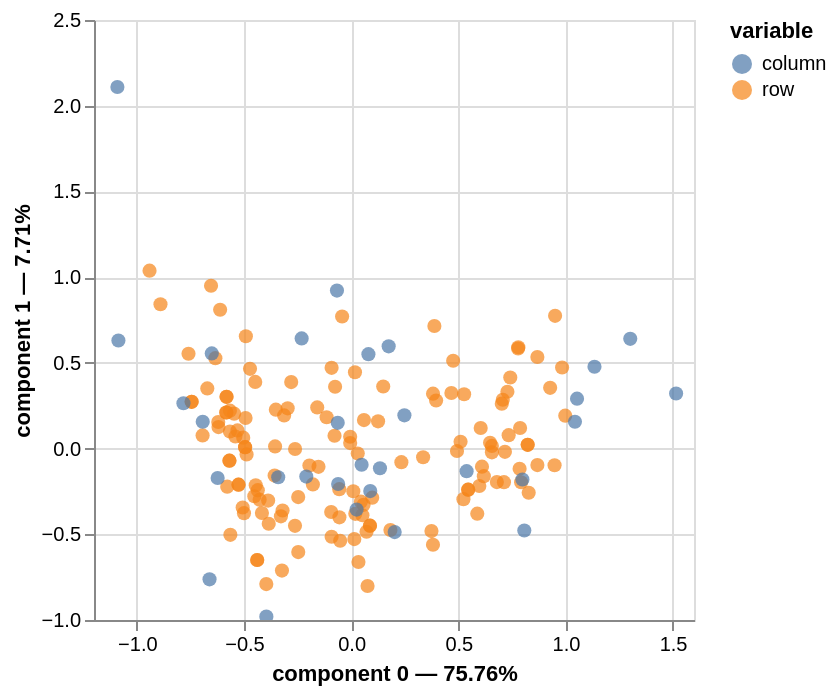

Source (notebook cell):
### Code cell
# Plot of MCA
mca.plot(
    X_train_raw[cols_mca],
    x_component=0,
    y_component=1,
    show_column_markers=True,
    show_row_markers=True,
    show_column_labels=False,
    show_row_labels=False,
)

### Figure 1 — Vega-Lite specification as saved in the notebook (floating-point values rounded to 4 significant figures; data arrays with more than 128 entries replaced by an {"elided": "..."} marker saying what was removed)
{"config": {"view": {"continuousWidth": 300, "continuousHeight": 300}}, "layer": [{"data": {"name": "data-24f64798099818bdd8df80e0466689b0"}, "mark": {"type": "circle", "size": 50}, "encoding": {"color": {"field": "variable", "type": "nominal"}, "tooltip": [{"field": "variable", "type": "nominal"}, {"field": "value", "type": "nominal"}, {"field": "component 0", "type": "quantitative"}, {"field": "component 1", "type": "quantitative"}], "x": {"axis": {"title": "component 0 — 75.76%"}, "field": "component 0", "scale": {"zero": false}, "type": "quantitative"}, "y": {"axis": {"title": "component 1 — 7.71%"}, "field": "component 1", "scale": {"zero": false}, "type": "quantitative"}}, "name": "view_07d71d2e1acf5233_0"}, {"data": {"name": "data-cd170c21f5c8a5d88b0e2f2820ba4dc7"}, "mark": {"type": "circle", "size": 50}, "encoding": {"color": {"field": "variable", "type": "nominal"}, "tooltip": [{"field": "variable", "type": "nominal"}, {"field": "value", "type": "nominal"}, {"field": "component 0", "type": "quantitative"}, {"field": "component 1", "type": "quantitative"}], "x": {"axis": {"title": "component 0 — 75.76%"}, "field": "component 0", "scale": {"zero": false}, "type": "quantitative"}, "y": {"axis": {"title": "component 1 — 7.71%"}, "field": "component 1", "scale": {"zero": false}, "type": "quantitative"}}}], "params": [{"name": "param_1e9efca18e7a2868", "select": {"type": "interval", "encodings": ["x", "y"]}, "bind": "scales", "views": ["view_07d71d2e1acf5233_0"]}], "$schema": "https://vega.github.io/schema/vega-lite/v6.4.1.json", "datasets": {"data-24f64798099818bdd8df80e0466689b0": {"elided": "140 records"}, "data-cd170c21f5c8a5d88b0e2f2820ba4dc7": [{"component 0": 0.2031, "component 1": -0.4871, "component 2": 0.02112, "component 3": -1.242, "component 4": -0.02306, "component 5": -0.3322, "component 6": -0.3725, "component 7": 0.5349, "component 8": -0.1762, "component 9": 0.4111, "component 10": -0.2297, "component 11": 0.2429, "variable": "column", "value": "43.A__0", "label": "43.A__0"}, {"component 0": -0.06264, "component 1": 0.1502, "component 2": -0.006515, "component 3": 0.3829, "component 4": 0.007111, "component 5": 0.1025, "component 6": 0.1149, "component 7": -0.165, "component 8": 0.05434, "component 9": -0.1268, "component 10": 0.07083, "component 11": -0.07492, "variable": "column", "value": "43.A__1", "label": "43.A__1"}, {"component 0": -0.06061, "component 1": -0.2064, "component 2": -0.1206, "component 3": 0.06121, "component 4": 0.2302, "component 5": -0.2399, "component 6": -0.05238, "component 7": -0.08318, "component 8": -0.137, "component 9": 0.2548, "component 10": 0.2084, "component 11": 0.05559, "variable": "column", "value": "43.B__0", "label": "43.B__0"}, {"component 0": 0.1751, "component 1": 0.5962, "component 2": 0.3485, "component 3": -0.1768, "component 4": -0.6651, "component 5": 0.6931, "component 6": 0.1513, "component 7": 0.2403, "component 8": 0.3957, "component 9": -0.7361, "component 10": -0.6019, "component 11": -0.1606, "variable": "column", "value": "43.B__1", "label": "43.B__1"}, {"component 0": 0.04884, "component 1": -0.09443, "component 2": -0.000513, "component 3": 0.01739, "component 4": -0.1042, "component 5": -0.05721, "component 6": -0.01107, "component 7": -0.05483, "component 8": -0.01668, "component 9": -0.04361, "component 10": 0.005216, "component 11": -0.08788, "variable": "column", "value": "43.C__0", "label": "43.C__0"}, {"component 0": -1.091, "component 1": 2.109, "component 2": 0.01146, "component 3": -0.3884, "component 4": 2.328, "component 5": 1.278, "component 6": 0.2472, "component 7": 1.224, "component 8": 0.3724, "component 9": 0.974, "component 10": -0.1165, "component 11": 1.963, "variable": "column", "value": "43.C__1", "label": "43.C__1"}, {"component 0": 0.1346, "component 1": -0.1148, "component 2": 0.1645, "component 3": -0.1546, "component 4": -0.1369, "component 5": 0.0155, "component 6": -0.1166, "component 7": 0.1399, "component 8": -0.09595, "component 9": -0.09802, "component 10": 0.05072, "component 11": 0.03851, "variable": "column", "value": "43.D__0", "label": "43.D__0"}, {"component 0": -0.6504, "component 1": 0.5549, "component 2": -0.7952, "component 3": 0.7472, "component 4": 0.6618, "component 5": -0.07492, "component 6": 0.5635, "component 7": -0.6764, "component 8": 0.4638, "component 9": 0.4738, "component 10": -0.2451, "component 11": -0.1861, "variable": "column", "value": "43.D__1", "label": "43.D__1"}, {"component 0": 1.054, "component 1": 0.2909, "component 2": -0.1139, "component 3": 0.1149, "component 4": 0.1145, "component 5": -0.2209, "component 6": -0.1499, "component 7": -0.1935, "component 8": -0.01989, "component 9": -0.05403, "component 10": -0.2622, "component 11": 0.1599, "variable": "column", "value": "43.E__0", "label": "43.E__0"}, {"component 0": -0.6229, "component 1": -0.1719, "component 2": 0.06733, "component 3": -0.06787, "component 4": -0.06766, "component 5": 0.1305, "component 6": 0.08857, "component 7": 0.1143, "component 8": 0.01175, "component 9": 0.03193, "component 10": 0.1549, "component 11": -0.09448, "variable": "column", "value": "43.E__1", "label": "43.E__1"}, {"component 0": -0.3403, "component 1": -0.1673, "component 2": -0.1333, "component 3": -0.02643, "component 4": 0.07556, "component 5": 0.0516, "component 6": -0.1062, "component 7": 0.09068, "component 8": 0.0674, "component 9": -0.04246, "component 10": 0.01132, "component 11": -0.06188, "variable": "column", "value": "43.F__0", "label": "43.F__0"}, {"component 0": 1.303, "component 1": 0.6403, "component 2": 0.5102, "component 3": 0.1011, "component 4": -0.2892, "component 5": -0.1975, "component 6": 0.4067, "component 7": -0.3471, "component 8": -0.258, "component 9": 0.1625, "component 10": -0.04334, "component 11": 0.2368, "variable": "column", "value": "43.F__1", "label": "43.F__1"}, {"component 0": 0.7992, "component 1": -0.1807, "component 2": -0.4181, "component 3": 0.01129, "component 4": -0.01142, "component 5": 0.08706, "component 6": 0.1721, "component 7": 0.1323, "component 8": 0.03121, "component 9": 0.006233, "component 10": 0.2269, "component 11": -0.1617, "variable": "column", "value": "43.G__0", "label": "43.G__0"}, {"component 0": -0.6927, "component 1": 0.1566, "component 2": 0.3624, "component 3": -0.009782, "component 4": 0.009894, "component 5": -0.07545, "component 6": -0.1491, "component 7": -0.1147, "component 8": -0.02705, "component 9": -0.005402, "component 10": -0.1967, "component 11": 0.1402, "variable": "column", "value": "43.G__1", "label": "43.G__1"}, {"component 0": 0.02557, "component 1": -0.3559, "component 2": -0.04488, "component 3": -0.1407, "component 4": 0.1285, "component 5": 0.02368, "component 6": -0.07229, "component 7": -0.3232, "component 8": 0.05081, "component 9": 0.003255, "component 10": -0.2703, "component 11": -0.03918, "variable": "column", "value": "43.H__0", "label": "43.H__0"}, {"component 0": -0.06621, "component 1": 0.9216, "component 2": 0.1162, "component 3": 0.3644, "component 4": -0.3329, "component 5": -0.06133, "component 6": 0.1872, "component 7": 0.8369, "component 8": -0.1316, "component 9": -0.00843, "component 10": 0.6999, "component 11": 0.1015, "variable": "column", "value": "43.H__1", "label": "43.H__1"}, {"component 0": 0.2485, "component 1": 0.1938, "component 2": 0.2386, "component 3": -0.2615, "component 4": 0.2055, "component 5": 0.318, "component 6": -0.3883, "component 7": -0.1074, "component 8": 0.6402, "component 9": 0.1757, "component 10": 0.2527, "component 11": -0.3081, "variable": "column", "value": "43.I__0", "label": "43.I__0"}, {"component 0": -0.2093, "component 1": -0.1632, "component 2": -0.201, "component 3": 0.2202, "component 4": -0.1731, "component 5": -0.2678, "component 6": 0.327, "component 7": 0.09047, "component 8": -0.5391, "component 9": -0.148, "component 10": -0.2128, "component 11": 0.2594, "variable": "column", "value": "43.I__1", "label": "43.I__1"}, {"component 0": 0.08918, "component 1": -0.2481, "component 2": 0.0002355, "component 3": -0.05069, "component 4": 0.2824, "component 5": 0.2226, "component 6": 0.2622, "component 7": 0.129, "component 8": 0.01035, "component 9": -0.129, "component 10": -0.1005, "component 11": 0.04472, "variable": "column", "value": "43.J__0", "label": "43.J__0"}, {"component 0": -0.231, "component 1": 0.6425, "component 2": -0.00061, "component 3": 0.1313, "component 4": -0.7312, "component 5": -0.5765, "component 6": -0.6791, "component 7": -0.334, "component 8": -0.02681, "component 9": 0.334, "component 10": 0.2602, "component 11": -0.1158, "variable": "column", "value": "43.J__1", "label": "43.J__1"}, {"component 0": -1.086, "component 1": 0.6303, "component 2": -0.635, "component 3": -0.4117, "component 4": -0.04325, "component 5": 0.0332, "component 6": 0.01144, "component 7": -0.2227, "component 8": -0.347, "component 9": -0.189, "component 10": -0.2168, "component 11": -0.1613, "variable": "column", "value": "44__1", "label": "44__1"}, {"component 0": -0.6608, "component 1": -0.7629, "component 2": 0.7188, "component 3": 0.3966, "component 4": -0.6118, "component 5": -0.2257, "component 6": 0.006633, "component 7": -0.3043, "component 8": 0.9467, "component 9": -0.03925, "component 10": 0.1562, "component 11": 1.112, "variable": "column", "value": "44__2", "label": "44__2"}, {"component 0": 0.08056, "component 1": 0.5509, "component 2": 1.414, "component 3": 0.3017, "component 4": 0.6813, "component 5": -0.1017, "component 6": -0.3709, "component 7": 0.2418, "component 8": -0.6879, "component 9": 0.3449, "component 10": -0.5083, "component 11": -0.6964, "variable": "column", "value": "44__3", "label": "44__3"}, {"component 0": 1.044, "component 1": 0.1562, "component 2": -0.1701, "component 3": -0.8512, "component 4": -0.2544, "component 5": -0.8298, "component 6": 1.378, "component 7": 0.2649, "component 8": 0.7153, "component 9": 0.4742, "component 10": -0.006968, "component 11": -0.3985, "variable": "column", "value": "44__4", "label": "44__4"}, {"component 0": 0.8081, "component 1": -0.4777, "component 2": -0.671, "component 3": 0.3729, "component 4": 0.1627, "component 5": 0.6171, "component 6": -0.5154, "component 7": 0.1137, "component 8": -0.2725, "component 9": -0.2634, "component 10": 0.4026, "component 11": 0.044, "variable": "column", "value": "44__5", "label": "44__5"}, {"component 0": -0.7826, "component 1": 0.2644, "component 2": -0.491, "component 3": -0.4394, "component 4": -0.1493, "component 5": -0.0186, "component 6": 0.01278, "component 7": -0.05442, "component 8": 0.002801, "component 9": -0.1203, "component 10": 0.1117, "component 11": -0.09569, "variable": "column", "value": "45__1", "label": "45__1"}, {"component 0": -0.3957, "component 1": -0.9803, "component 2": 0.5273, "component 3": 1.059, "component 4": -0.01216, "component 5": -0.2287, "component 6": 0.1312, "component 7": 0.8383, "component 8": 0.2818, "component 9": 0.3491, "component 10": -0.3057, "component 11": -0.4962, "variable": "column", "value": "45__2", "label": "45__2"}, {"component 0": 0.5389, "component 1": -0.1319, "component 2": 1.008, "component 3": -0.3987, "component 4": 0.08725, "component 5": 0.6832, "component 6": 0.5014, "component 7": -0.8455, "component 8": -0.5763, "component 9": 0.1076, "component 10": 0.5544, "component 11": 0.1784, "variable": "column", "value": "45__3", "label": "45__3"}, {"component 0": 1.136, "component 1": 0.4773, "component 2": -0.1307, "component 3": 0.1482, "component 4": 0.8683, "component 5": -1.109, "component 6": -0.5686, "component 7": 0.1615, "component 8": 0.4189, "component 9": -0.9122, "component 10": -0.1455, "component 11": 0.3506, "variable": "column", "value": "45__4", "label": "45__4"}, {"component 0": 1.516, "component 1": 0.3212, "component 2": -1.226, "component 3": 0.6695, "component 4": -1.431, "component 5": 1.338, "component 6": -0.6136, "component 7": 0.2459, "component 8": -0.03113, "component 9": 1.674, "component 10": -1.215, "component 11": 0.5618, "variable": "column", "value": "45__5", "label": "45__5"}]}}
